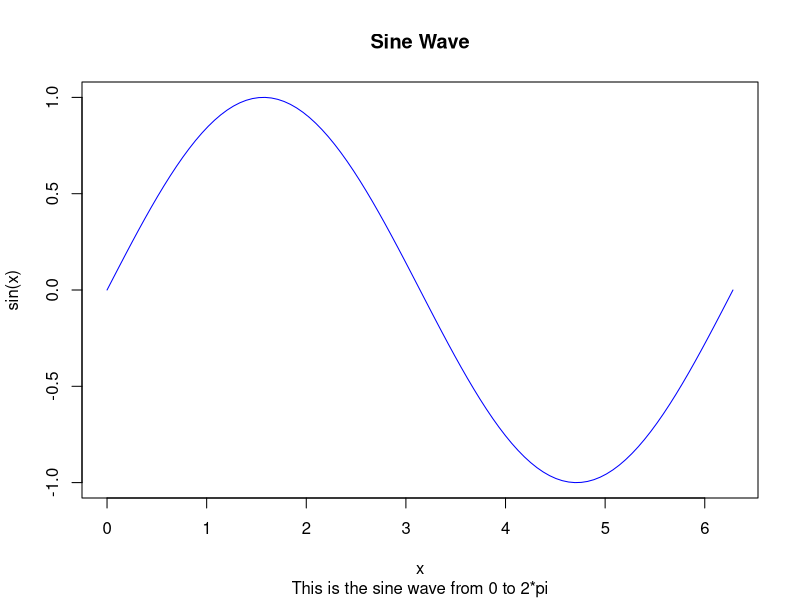

Source code (R):
#plot a sine wave from 0 to 2*pi
x <- seq(0, 2*pi, length.out=100)

#plot the sine wave
plot(x, sin(x), type="l", col="blue", xlab="x", ylab="sin(x)", main="Sine Wave", sub="This is the sine wave from 0 to 2*pi")
